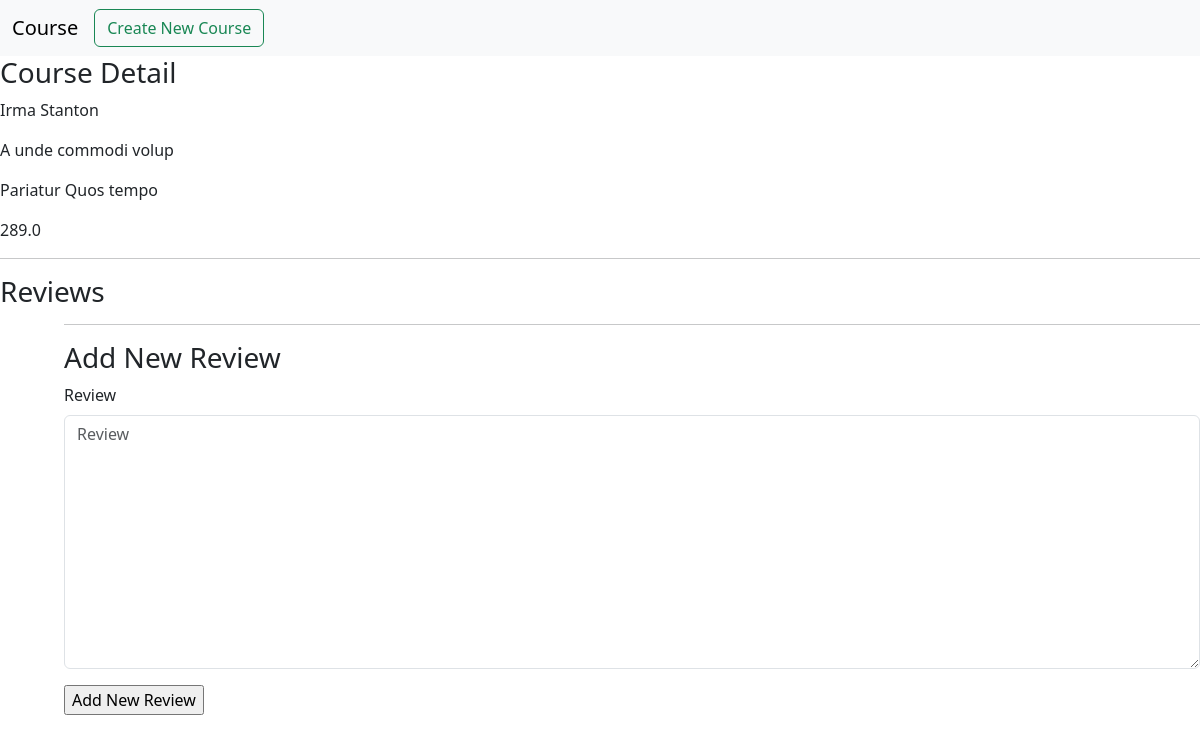
The app's page /course/23, older data.
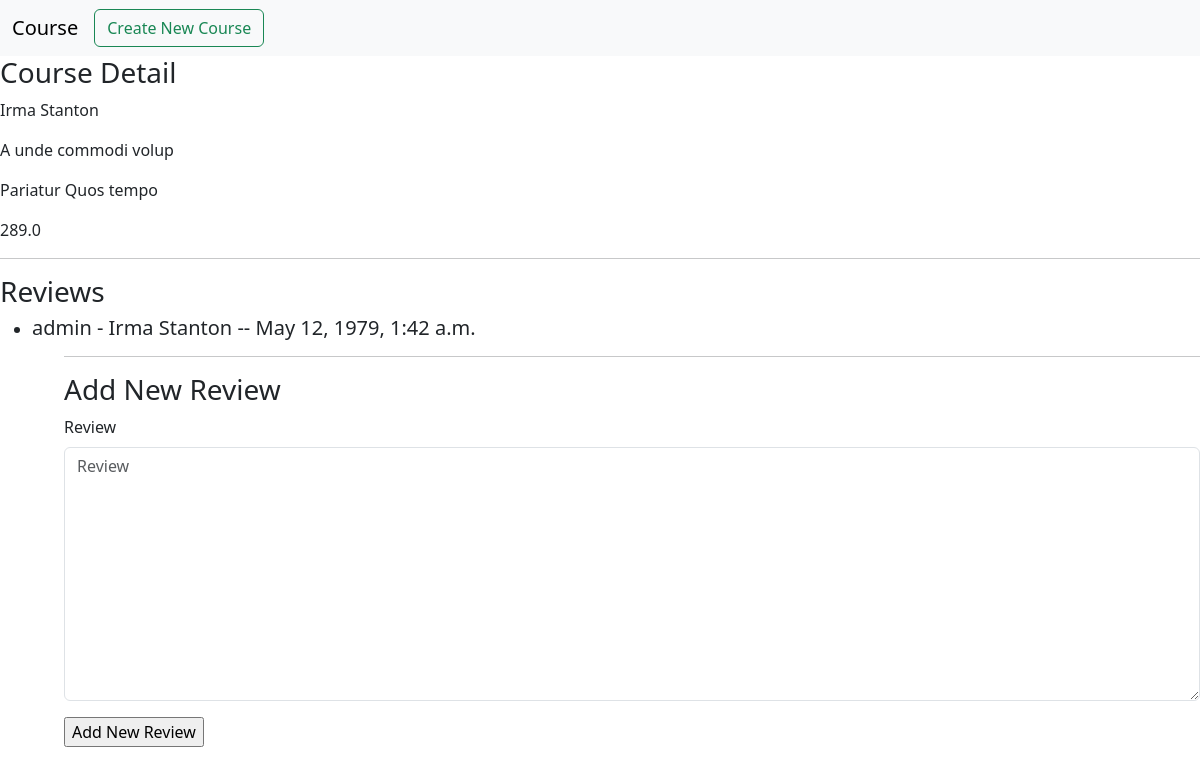
The same page, newer data.
### Course/models.py (models this page shows, shortened)
class Reviews(models.Model):
    user = models.ForeignKey(User, related_name='user_review', on_delete=models.SET_NULL, null=True,blank=True)
    course = models.ForeignKey(Course, related_name='course_review', on_delete=models.CASCADE,null=True,blank=True)
    review = models.TextField(max_length=400)
    rate = models.IntegerField(null=True,blank=True)
    created_at = models.DateTimeField(default=timezone.now)

class Course(models.Model):
    name= models.CharField(max_length=200,blank=True, null=True)
    subtitle= models.name = models.CharField(max_length=300,blank=True, null=True)
    discription = models.TextField(max_length= 1000)
    price = models.FloatField(max_length=10)
    categorie = models.ForeignKey(Categories , related_name="course_categorie" , on_delete=models.CASCADE,null=True)
    tags = TaggableManager()
    def __str__(self):
        return  f'{self.name}'

### Course/views.py (the view)
# urls.py: path('course/<int:pk>', course_detail),
def course_detail(request,pk):
    data = Course.objects.get(id=pk)
    course_review = Reviews.objects.filter(course=data)
    if request.method == 'POST':
        form = ReviewForm(request.POST)
        if form.is_valid():
            myform = form.save(commit=False)
            myform.user= request.user
            myform.review = data
            myform.save()
    else:
       form = ReviewForm()
    return render(request,'Course/course_detail.html',{'data':data,'form':form,'course_review':course_review})

### Course/forms.py
class ReviewForm(forms.ModelForm):
    class Meta:
         model= Reviews
         fields = ['review']

### Course/templates/Course/course_detail.html (shortened to what this page needs)
{% load django_bootstrap5 %}
<html lang="en">
  <head>
    <link href="https://cdn.jsdelivr.net/npm/bootstrap@5.3.2/dist/css/bootstrap.min.css" rel="stylesheet">
  </head>
  <body>
<nav class="navbar navbar-expand-lg bg-body-tertiary">
    <div class="container-fluid">
      <a class="navbar-brand" href="#">Course</a>
      <div class="collapse navbar-collapse" id="navbarSupportedContent">
    <a class="btn btn-outline-success" href="/course/new">Create New Course</a>
      </div>
    </div>
  </nav>
<h3>Course Detail</h3>
<p>{{data.name}}</p>
<p>{{data.subtitle}}</p>
</p>{{data.discription}}</p>
</p>{{data.price}}</p>
<hr/>
<h3>Reviews</h3>
    <ul>
        {% for review in  course_review %}
            <li>
                <h5>{{review.user}} - {{review.course}} -- {{review.created_at}}</h5>
            </li>
        {% endfor %}
    <ul/>
 <hr/>
<h3>Add New Review</h3>
<form method="post"  enctype="multipart/form-data">
    {% bootstrap_form form %}
    <input type="submit" value = "Add New Review">
</form>

Row changes from the older to the newer data that the page shows:
added Reviews: user "admin", course "Irma Stanton", created_at "May 12, 1979, 1:42 a.m."
